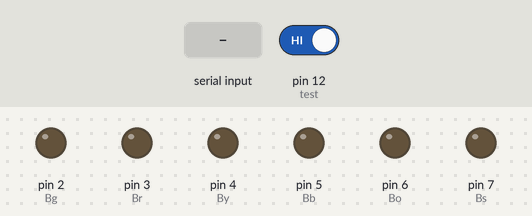
This sketch was run on a simulated Arduino Uno, built with avr-gcc and run on an emulated ATmega328P. Parts: output pins drawn as LEDs (lit = HIGH). The inputs (shaded band) are chosen by the test bench; at power-on: pin 12 (test) HIGH.

Above: at 1.2 s.
1.3 s: pin 12 (test) driven LOW
At 2.1 s:
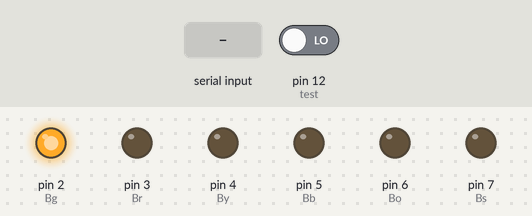
At 4.1 s:
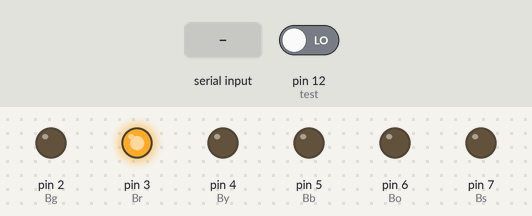
10.3 s: byte 30 received over Serial
At 14.4 s:
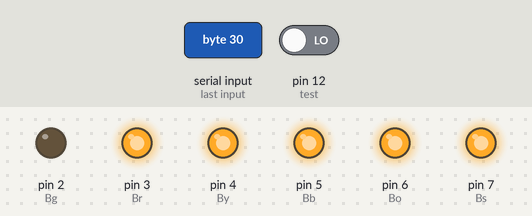
Timing chart, 0 to 26.8 s (numbered marks = the images above; inputs shaded):
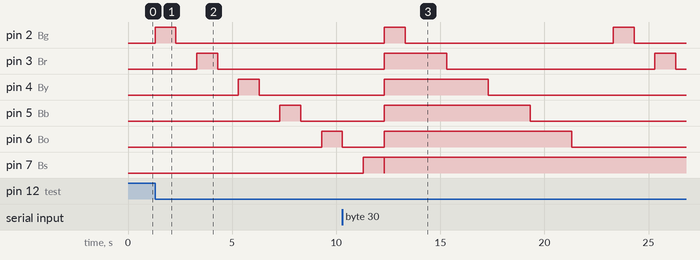

Measured:
- after the input at 1.3 s, pin 2 (Bg): LOW → HIGH at once, → LOW 1.0 s later; pin 3 (Br): LOW → HIGH after 2.0 s, → LOW 1.0 s later; pin 4 (By): LOW → HIGH after 4.0 s, → LOW 1.0 s later; pin 5 (Bb): LOW → HIGH after 6.0 s, → LOW 1.0 s later; pin 6 (Bo): LOW → HIGH after 8.0 s

The sketch:

Bass_Arduino_Sammet.pde
```cpp
int incomingByte = 0;
int n=0;
int s=0; //strum bar variable
int strum_delay = 10; //sets delay for strum bar after notes are depressed
int Bg = 2; //B means bass g is green, r is red, y is yellow, b is blue, o is orange
int Br = 3;
int By = 4;
int Bb = 5;
int Bo = 6;
int Bs = 7; //Bs is bass strum
int test = 12;
int tval=0;

void setup()
{
  Serial.begin(9600);

  pinMode(Bg, OUTPUT); //Bass
  pinMode(Br, OUTPUT);
  pinMode(By, OUTPUT);
  pinMode(Bb, OUTPUT);
  pinMode(Bo, OUTPUT);
  pinMode(Bs, OUTPUT);
  pinMode(test,INPUT);

  //pinMode(Dr, OUTPUT); //Drums
  //pinMode(Dy, OUTPUT);
  //pinMode(Db, OUTPUT);
  //pinMode(Dg, OUTPUT);
  //pinMode(Df, OUTPUT);
}

void loop()
{
  tval=digitalRead(test);
 if(tval==0)
  {
   digitalWrite(Bg, HIGH);
   delay(1000);
   digitalWrite(Bg, LOW);
   delay (1000);
   digitalWrite(Br, HIGH);
   delay(1000);
   digitalWrite(Br, LOW);
   delay(1000);
   digitalWrite(By, HIGH);
   delay(1000);
   digitalWrite(By, LOW);
   delay(1000);
   digitalWrite(Bb, HIGH);
   delay(1000);
   digitalWrite(Bb, LOW);
   delay(1000);
   digitalWrite(Bo, HIGH);
   delay(1000);
   digitalWrite(Bo, LOW);
   delay(1000);
   digitalWrite(Bs, HIGH);
   delay(1000);
   digitalWrite(Bs, LOW);
  }

  if(Serial.available() > 0) //checks to see if data is at data port
  {
   s=0;
   incomingByte=Serial.read();


   if(bitRead(incomingByte,0)==1) //reads byte and checks to see if it is equal to one if so sets pin to true
     {
      digitalWrite(Bg, HIGH);
      s++;
     }
     else                        //if the byte is not equal to one sets the pin to false
     {
      digitalWrite(Bg, LOW);
     }
   if(bitRead(incomingByte,1)==1)
     {
      digitalWrite(Br, HIGH);
      s++;
     }
     else
     {
      digitalWrite(Br, LOW);
     }
   if(bitRead(incomingByte,2)==1)
     {
      digitalWrite(By, HIGH);
      s++;
     }
     else
     {
      digitalWrite(By, LOW);
     }
    if(bitRead(incomingByte,3)==1)
     {
      digitalWrite(Bb, HIGH);
      s++;
     }
     else
     {
      digitalWrite(Bb, LOW);
     }
   if(bitRead(incomingByte,4)==1)
     {
      digitalWrite(Bo, HIGH);
      s=s++;
     }
     else
     {
      digitalWrite(Bo, LOW);
     }
     delay(strum_delay);
    if(s!=0)
    {
     digitalWrite(Bs, HIGH);
    }
    else
    {
     digitalWrite(Bs, LOW);
    }
  }
  digitalWrite(Bs,(bitRead(incomingByte,0) or bitRead(incomingByte,1) or bitRead(incomingByte,2) or bitRead(incomingByte,3) or bitRead(incomingByte,4)));
}
```
